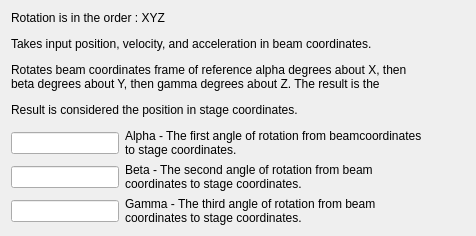
     <widget class="QWidget" name="tab_3">
      <attribute name="title">
       <string>Testing</string>
      </attribute>
      <layout class="QGridLayout" name="gridLayout_7">
       <item row="0" column="0">
        <layout class="QGridLayout" name="gridLayout_6">
         <item row="4" column="0">
          <widget class="PyDMLineEdit" name="PyDMLineEdit_3">
           <property name="toolTip">
            <string/>
           </property>
           <property name="channel" stdset="0">
            <string>ca://TMO:MRCO:SP:Gamma</string>
           </property>
          </widget>
         </item>
         <item row="4" column="1">
          <widget class="PyDMLabel" name="PyDMLabel_8">
           <property name="minimumSize">
            <size>
             <width>300</width>
             <height>0</height>
            </size>
           </property>
           <property name="toolTip">
            <string/>
           </property>
           <property name="text">
            <string>&lt;html&gt;&lt;head/&gt;&lt;body&gt;&lt;p&gt;Gamma - The third angle of rotation from beam coordinates to stage coordinates.&lt;/p&gt;&lt;/body&gt;&lt;/html&gt;</string>
           </property>
           <property name="textFormat">
            <enum>Qt::RichText</enum>
           </property>
           <property name="wordWrap">
            <bool>true</bool>
           </property>
          </widget>
         </item>
         <item row="1" column="0" colspan="2">
          <widget class="PyDMByteIndicator" name="PyDMByteIndicator">
           <property name="maximumSize">
            <size>
             <width>16777215</width>
             <height>50</height>
            </size>
           </property>
           <property name="toolTip">
            <string/>
           </property>
           <property name="channel" stdset="0">
            <string>ca://TMO:MRCO:SP:bVirtualAxesActive_RBV</string>
           </property>
           <property name="labels" stdset="0">
            <stringlist>
             <string>Virtual Axes Enabled = Green</string>
            </stringlist>
           </property>
          </widget>
         </item>
         <item row="3" column="1">
          <widget class="PyDMLabel" name="PyDMLabel_7">
           <property name="minimumSize">
            <size>
             <width>300</width>
             <height>0</height>
            </size>
           </property>
           <property name="toolTip">
            <string/>
           </property>
           <property name="text">
            <string>&lt;html&gt;&lt;head/&gt;&lt;body&gt;&lt;p&gt;Beta - The second angle of rotation from beam coordinates to stage coordinates.&lt;/p&gt;&lt;/body&gt;&lt;/html&gt;</string>
           </property>
           <property name="textFormat">
            <enum>Qt::RichText</enum>
           </property>
           <property name="wordWrap">
            <bool>true</bool>
           </property>
          </widget>
         </item>
         <item row="2" column="1">
          <widget class="PyDMLabel" name="PyDMLabel_6">
           <property name="minimumSize">
            <size>
             <width>300</width>
             <height>0</height>
            </size>
           </property>
           <property name="toolTip">
            <string/>
           </property>
           <property name="text">
            <string>&lt;html&gt;&lt;head/&gt;&lt;body&gt;&lt;p&gt;Alpha - The first angle of rotation from beamcoordinates to stage coordinates.&lt;/p&gt;&lt;/body&gt;&lt;/html&gt;</string>
           </property>
           <property name="textFormat">
            <enum>Qt::RichText</enum>
           </property>
           <property name="wordWrap">
            <bool>true</bool>
           </property>
          </widget>
         </item>
         <item row="0" column="0" colspan="2">
          <widget class="PyDMLabel" name="PyDMLabel_61">
           <property name="minimumSize">
            <size>
             <width>300</width>
             <height>0</height>
            </size>
           </property>
           <property name="toolTip">
            <string/>
           </property>
           <property name="text">
            <string>&lt;html&gt;&lt;head/&gt;&lt;body&gt;&lt;p&gt;Rotation is in the order : XYZ&lt;/p&gt;&lt;p&gt;Takes input position, velocity, and acceleration in beam coordinates.&lt;/p&gt;&lt;p&gt;Rotates beam coordinates frame of reference alpha degrees about X, then beta degrees about Y, then gamma degrees about Z. The result is the &lt;/p&gt;&lt;p&gt;Result is considered the position in stage coordinates.&lt;/p&gt;&lt;/body&gt;&lt;/html&gt;</string>
           </property>
           <property name="textFormat">
            <enum>Qt::RichText</enum>
           </property>
           <property name="wordWrap">
            <bool>true</bool>
           </property>
          </widget>
         </item>
         <item row="3" column="0">
          <widget class="PyDMLineEdit" name="PyDMLineEdit_2">
           <property name="toolTip">
            <string/>
           </property>
           <property name="channel" stdset="0">
            <string>ca://TMO:MRCO:SP:Beta</string>
           </property>
          </widget>
         </item>
         <item row="2" column="0">
          <widget class="PyDMLineEdit" name="PyDMLineEdit">
           <property name="toolTip">
            <string/>
           </property>
           <property name="channel" stdset="0">
            <string>ca://TMO:MRCO:SP:Alpha</string>
           </property>
          </widget>
         </item>
        </layout>
       </item>
       <item row="0" column="1">
        <spacer name="horizontalSpacer">
         <property name="orientation">
          <enum>Qt::Horizontal</enum>
         </property>
         <property name="sizeHint" stdset="0">
          <size>
           <width>40</width>
           <height>20</height>
          </size>
         </property>
        </spacer>
       </item>
      </layout>
     </widget>
